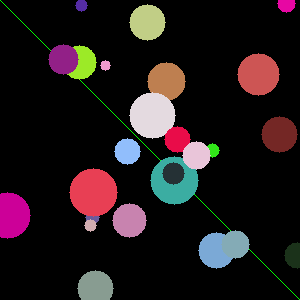
#> input picture PyImageSearch/circles.png, 300 x 300 px
$ python translation.py --image circles.png
#> lines starting #> are read from the running program, lines starting #| are printed output that depends on the picture
import cv2
import numpy as np
import argparse
import imutils


ap = argparse.ArgumentParser()
ap.add_argument("-i", "--image", required = True, help = "Path to the image")
args = vars(ap.parse_args())
image = cv2.imread(args['image'])
#> image is the input picture: shape (300, 300, 3); mean B, G, R 26.8, 25, 33.9
cv2.imshow("Original",image)
shifted = imutils.translate(image, 0, 100)
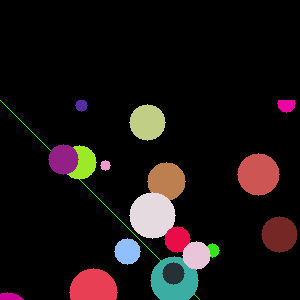
#> shifted: shape (300, 300, 3); mean B, G, R 17.6, 18.3, 24.3
# shifted = cv2.warpAffine(image, M , (image.shape[1], image.shape[0]))
cv2.imshow("Shifted Down", shifted)
# cv2.imwrite("shiftedimage.jpg",shifted )
cv2.waitKey(0)
